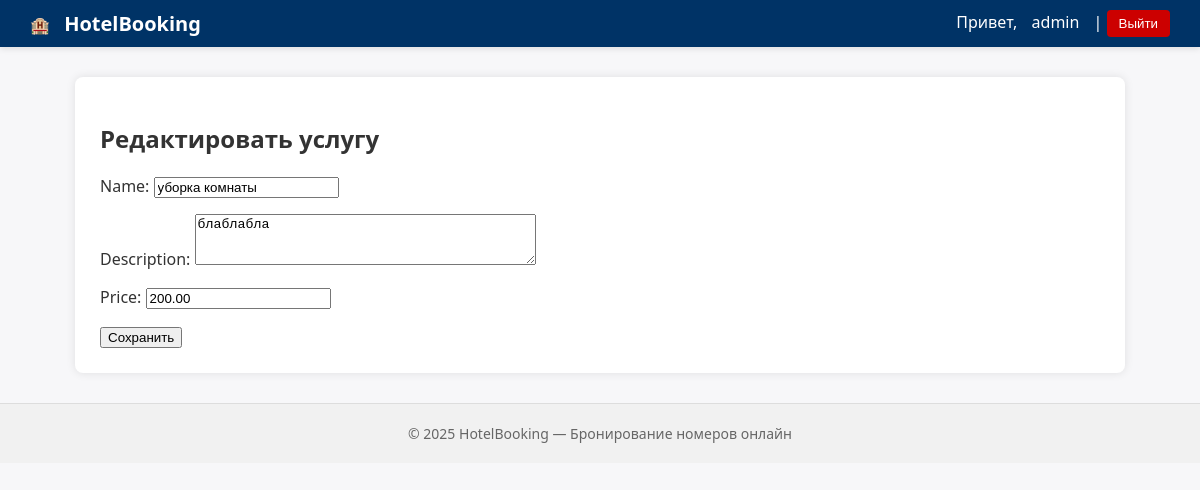
The app's page /booking/services/1/edit/ (signed in) with its own data.
### account_app/models.py (models this page shows, shortened)
class User(AbstractUser):
    ROLE_CHOICES = (
        ('admin', 'Администратор'),
        ('guest', 'Гость'),
    )
    role = models.CharField(max_length=10, choices=ROLE_CHOICES, default='guest')
    is_approved = models.BooleanField(default=False)
    objects = UserManager()

### booking_app/models.py (models this page shows, shortened)
class Service(models.Model):
    name = models.CharField(max_length=100)
    description = models.TextField(blank=True)
    price = models.DecimalField(max_digits=8, decimal_places=2)
    objects = models.Manager()

### booking_app/views.py (the view)
    def wrapper(request, *args, **kwargs):
        if not request.user.is_authenticated or not (request.user.role == 'admin' or request.user.is_superuser):
            raise PermissionDenied
        return view_func(request, *args, **kwargs)

### booking_app/forms.py
class ServiceForm(forms.ModelForm):
    class Meta:
        model = Service
        fields = ['name', 'description', 'price']
        widgets = {
            'name': forms.TextInput(attrs={'class': 'form-control'}),
            'description': forms.Textarea(attrs={'class': 'form-control', 'rows': 3}),
            'price': forms.NumberInput(attrs={'class': 'form-control', 'step': '0.01'}),
        }

### booking_app/views.py (called while the page is built)
def admin_required(view_func):
    def wrapper(request, *args, **kwargs):
        if not request.user.is_authenticated or not (request.user.role == 'admin' or request.user.is_superuser):
            raise PermissionDenied
        return view_func(request, *args, **kwargs)
    return wrapper

@login_required
@admin_required
def service_edit_view(request, pk):
    service = get_object_or_404(Service, pk=pk)
    if request.method == 'POST':
        form = ServiceForm(request.POST, instance=service)
        if form.is_valid():
            form.save()
            messages.success(request, "Услуга успешно обновлена!")
            return redirect('booking_app:service_manage')
    else:
        form = ServiceForm(instance=service)
    return render(request, 'booking_app/service_form.html', {'form': form, 'title': 'Редактировать услугу'})

### booking_app/templates/booking_app/service_form.html (shortened to what this page needs)
{% extends "base.html" %}
{% block content %}
<h2>{{ title }}</h2>
<form method="post">
    {{ form.as_p }}
    <button type="submit">Сохранить</button>
</form>
{% endblock %}

### templates/base.html (shortened to what this page needs)
<!DOCTYPE html>
<html lang="ru">
<head>
    {% load static %}
    <link rel="stylesheet" href="{% static 'css/style.css' %}">
</head>
<body>
    <nav>
        <div class="nav-left">
            🏨 <a href="/" class="brand">HotelBooking</a>
        </div>
        <div class="nav-right">
            {% if user.is_authenticated %}
                Привет, <a href="{% url 'account_app:profile' %}">{{ user.username }}</a> |
                <form method="post" action="{% url 'account_app:logout' %}" class="logout-form">
                    <button type="submit">Выйти</button>
                </form>
            {% else %}
                <a href="{% url 'account_app:login' %}">Вход</a> |
                <a href="{% url 'account_app:signup' %}">Регистрация</a>
            {% endif %}
        </div>
    </nav>
    <main>
        {% block content %}
        {% endblock %}
    </main>
    <footer>
        © 2025 HotelBooking — Бронирование номеров онлайн
    </footer>
</body>
</html>

### idz_project/static/css/style.css (style rules this page uses)
body { font-family: "Segoe UI", Roboto, Arial, sans-serif; background-color: #f7f7f9; color: #333; margin: 0; padding: 0; }
nav { background-color: #003366; color: white; display: flex; justify-content: space-between; align-items: center; padding: 10px 30px; box-shadow: 0 2px 6px rgba(0, 0, 0, 0.1); }
nav a { color: white; text-decoration: none; margin: 0 10px; font-weight: 500; transition: color 0.3s ease; }
.brand { font-size: 20px; font-weight: bold; color: white; text-decoration: none; }
.logout-form { display: inline; }
.logout-form button { background-color: #cc0000; border: none; color: white; padding: 6px 12px; border-radius: 4px; cursor: pointer; font-weight: 500; transition: background 0.3s ease; }
main { max-width: 1000px; margin: 30px auto; background-color: white; padding: 25px; border-radius: 8px; box-shadow: 0 0 10px rgba(0, 0, 0, 0.1); }
footer { text-align: center; color: #666; padding: 20px; font-size: 14px; border-top: 1px solid #ddd; background: #f1f1f1; }

### records on screen
User: username "admin"
Service: name "уборка комнаты", description "блаблабла", price "200.00"

### other values on screen
{{ title }} "Редактировать услугу"
